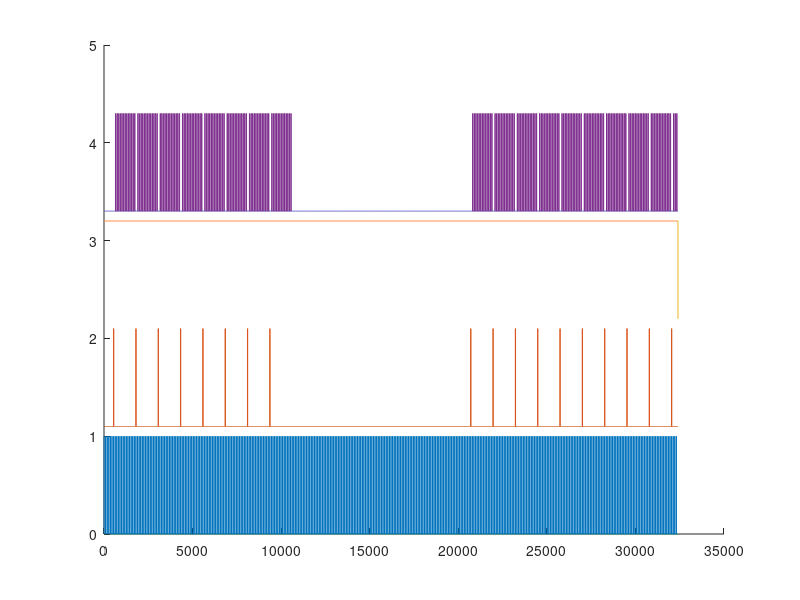

Recreate this plot in MATLAB. (Note: this script raises an error after producing the figure.)
%% Brush + visual
P = struct;
P.wisim_fps = 10;
P.duration_trial_secs = 10 * 60;
P.duration_baseline_secs = 30;
P.period_arduino_clk_secs = 5;
P.offset_visual_secs = 6;
P.n_visual = 13;
P.period_visual_secs = 5;  % number of phase steps in visual stim matlab script: 13
P.duration_visual_secs = 1;  % only controls pulse duration and not stimulus duration
P.period_whisker_secs = (P.n_visual + 1) * P.period_visual_secs;
P.duration_whisker_secs = 0.5;

P.daq_dev = 'PXI1slot4';
P.do_port = 'Port0/Line0:3';
%P.daq_dev = 'Dev4';
P.line_arduino_clk = 0;
P.line_ir_led = nan;
P.line_whisker = 1;
P.line_wisim_led = 2;
P.line_visual = 3; % --> jump wire to port0:4 for other matlab

%% Brush + spont
P = struct;
P.wisim_fps = 18;
P.duration_trial_secs = 15 * 60;
P.duration_baseline_secs = 30;
P.period_arduino_clk_secs = 5;
P.offset_visual_secs = 6;
P.n_visual = 0;
P.period_visual_secs = 5;  % number of phase steps in visual stim matlab script: 13
P.duration_visual_secs = 0;  % only controls pulse duration and not stimulus duration
P.period_whisker_secs = 60;
P.duration_whisker_secs = 0.5;

P.daq_dev = 'PXI1slot4';
P.do_port = 'Port0/Line0:3';
%P.daq_dev = 'Dev4';
P.line_arduino_clk = 0;
P.line_ir_led = nan;
P.line_whisker = 1;
P.line_wisim_led = 2;
P.line_visual = 3; % --> jump wire to port0:4 for other matlab

%%
do_table = zeros(P.wisim_fps * P.duration_trial_secs, 4);

do_table(1 : P.period_arduino_clk_secs * P.wisim_fps : end, P.line_arduino_clk + 1) = 1;

%do_table(1 : P.period_ir_led_secs      * P.wisim_fps : end, 2) = 1;

whisker_dframes = ceil(P.duration_whisker_secs * P.wisim_fps);
whisker_offsets = (P.duration_baseline_secs : P.period_whisker_secs : (P.duration_trial_secs - P.duration_whisker_secs)) * P.wisim_fps;
for i = 1:numel(whisker_offsets)
    do_table(whisker_offsets(i) : whisker_offsets(i) + whisker_dframes, P.line_whisker + 1) = 1;
end

visual_dframes = ceil(P.duration_visual_secs * P.wisim_fps);
visual_offsets = ((P.duration_baseline_secs + P.offset_visual_secs) : P.period_visual_secs : (P.duration_trial_secs - P.duration_visual_secs)) * P.wisim_fps;
for i = 1:numel(visual_offsets)
    if mod(i, P.n_visual + 1) == 0  % leave out every P.n_visual'th pulse to make space for whisker stim
        continue;
    else
        do_table(visual_offsets(i) : (visual_offsets(i) + visual_dframes), P.line_visual + 1) = 1;
    end
end
%do_table(((P.duration_baseline_secs + P.offset_visual_secs) * P.wisim_fps) : (P.period_visual_secs  * P.wisim_fps) : end, P.line_visual + 1) = 1;

do_table(:, P.line_wisim_led + 1) = 1;
do_table(end + 1,:) = 0;  % set everything to zero after end of experiment
disp(['No. of WiSIM cam frames: ' num2str(P.wisim_fps * P.duration_trial_secs)]);

%% 30 min rec: 10 min Brush + visual, then 10 min spont, then 10 min brush & visual again
P = struct;
P.wisim_fps = 10;
P.duration_trial_secs = 30 * 60;
P.duration_baseline_secs = 30;
P.period_arduino_clk_secs = 5;
P.offset_visual_secs = 6;
P.n_visual = 13;
P.period_visual_secs = 5;  % number of phase steps in visual stim matlab script: 13
P.duration_visual_secs = 1;  % only controls pulse duration and not stimulus duration
P.period_whisker_secs = (P.n_visual + 1) * P.period_visual_secs;
P.nostim_t0_t1 = P.duration_baseline_secs + [P.period_whisker_secs * 8, P.period_whisker_secs * 16];  % start and end of no-stimulus period in seconds
P.duration_whisker_secs = 0.5;

P.daq_dev = 'PXI1slot4';
P.do_port = 'Port0/Line0:3';
%P.daq_dev = 'Dev4';
P.line_arduino_clk = 0;
P.line_ir_led = nan;
P.line_whisker = 1;
P.line_wisim_led = 2;
P.line_visual = 3; % --> jump wire to port0:4 for other matlab

%% 30 min rec, 18fps, for revision 1: 10 min Brush + visual, then 10 min spont, then 10 min brush & visual again
P = struct;
P.wisim_fps = 18;
P.duration_trial_secs = 30 * 60;
P.duration_baseline_secs = 30;
P.period_arduino_clk_secs = 5;
P.offset_visual_secs = 6;
P.n_visual = 13;
P.period_visual_secs = 5;  % number of phase steps in visual stim matlab script: 13
P.duration_visual_secs = 1;  % only controls pulse duration and not stimulus duration
P.period_whisker_secs = (P.n_visual + 1) * P.period_visual_secs;
P.nostim_t0_t1 = P.duration_baseline_secs + [P.period_whisker_secs * 8, P.period_whisker_secs * 16];  % start and end of no-stimulus period in seconds
P.duration_whisker_secs = 0.5;

P.daq_dev = 'PXI1slot4';
P.do_port = 'Port0/Line0:3';
%P.daq_dev = 'Dev4';
P.line_arduino_clk = 0;
P.line_ir_led = nan;
P.line_whisker = 1;
P.line_wisim_led = 2;
P.line_visual = 3; % --> jump wire to port0:4 for other matlab

%%
do_table = zeros(P.wisim_fps * P.duration_trial_secs, 4);

do_table(1 : P.period_arduino_clk_secs * P.wisim_fps : end, P.line_arduino_clk + 1) = 1;
nostim_t0_tick = P.nostim_t0_t1(1) * P.wisim_fps;
nostim_t1_tick = P.nostim_t0_t1(2) * P.wisim_fps;

%do_table(1 : P.period_ir_led_secs      * P.wisim_fps : end, 2) = 1;

whisker_dframes = ceil(P.duration_whisker_secs * P.wisim_fps);
whisker_offsets = (P.duration_baseline_secs : P.period_whisker_secs : (P.duration_trial_secs - P.duration_whisker_secs)) * P.wisim_fps;
for i = 1:numel(whisker_offsets)
    do_table(whisker_offsets(i) : whisker_offsets(i) + whisker_dframes, P.line_whisker + 1) = 1;
end
do_table(nostim_t0_tick : nostim_t1_tick, P.line_whisker + 1) = 0;

visual_dframes = ceil(P.duration_visual_secs * P.wisim_fps);
visual_offsets = ((P.duration_baseline_secs + P.offset_visual_secs) : P.period_visual_secs : (P.duration_trial_secs - P.duration_visual_secs)) * P.wisim_fps;
for i = 1:numel(visual_offsets)
    if mod(i, P.n_visual + 1) == 0  % leave out every P.n_visual'th pulse to make space for whisker stim
        continue;
    else
        do_table(visual_offsets(i) : (visual_offsets(i) + visual_dframes), P.line_visual + 1) = 1;
    end
end
do_table(nostim_t0_tick : nostim_t1_tick,  P.line_visual + 1) = 0;
%do_table(((P.duration_baseline_secs + P.offset_visual_secs) * P.wisim_fps) : (P.period_visual_secs  * P.wisim_fps) : end, P.line_visual + 1) = 1;

do_table(:, P.line_wisim_led + 1) = 1;
do_table(end + 1,:) = 0;  % set everything to zero after end of experiment
disp(['No. of WiSIM cam frames: ' num2str(P.wisim_fps * P.duration_trial_secs)]);

%%
figure;
hold on;
for i = 1:size(do_table,2)
    stairs(do_table(:,i) + (i-1) * 1.1);
end
hold off;

%%
co_sess = daq.createSession('ni');
%addDigitalChannel(co_sess, 'PXI1co_sesslot5', , 'OutputOnly');
co_ch = addCounterOutputChannel(co_sess, P.daq_dev, 0, 'PulseGeneration');
co_ch.Frequency = P.wisim_fps;
co_ch.Terminal
co_sess.IsContinuous = false;
co_sess.DurationInSeconds = P.duration_trial_secs + 2/P.wisim_fps;

%
do_sess = daq.createSession('ni');
do_ch = addDigitalChannel(do_sess, P.daq_dev, P.do_port, 'OutputOnly');
do_sess.IsContinuous = 0;
addClockConnection(do_sess, 'External', [P.daq_dev '/' co_ch.Terminal], 'ScanClock');

%% START
co_sess.stop()
do_sess.stop()
queueOutputData(do_sess, do_table);
save(['pulse_config_' datestr(clock,'YYYY-mm-dd_HHMMSS') '.mat'], 'P', 'do_table');
disp(['Experiment start: ' datestr(clock,'YYYY-mm-dd_HHMMSS')]);
do_sess.startBackground();
co_sess.startBackground();

%%
do_sess.IsDone
co_sess.IsDone

%%
co_sess.stop()
do_sess.stop()
outputSingleScan(do_sess, [0 0 0 0]);

%% Move brush in
outputSingleScan(do_sess, [0 1 0 0]);

%% Move brush out
pause(5);
outputSingleScan(do_sess, [0 0 0 0]);

%% Blink IR LED
outputSingleScan(do_sess, [1 0 0 0]);
outputSingleScan(do_sess, [0 0 0 0]);

%% Visual stim
outputSingleScan(do_sess, [0 0 0 1]);
pause(0.3);
outputSingleScan(do_sess, [0 0 0 0]);

%% Blink wisim excitation LED
outputSingleScan(do_sess, [0 0 1 0]);
pause(0.3);

%% Visual stim
outputSingleScan(do_sess, [0 0 0 1]);
pause(0.1);
outputSingleScan(do_sess, [0 0 0 0]);





%% For verification experiments: brush + led + air puff
P = struct;
P.wisim_fps = 141.5;
P.duration_trial_secs = 10 * 60;
P.duration_baseline_secs = 30;
P.period_arduino_clk_secs = 5;

% P.offset_visual_secs = 6;
% P.n_visual = 0;
% P.period_visual_secs = 5;  % number of phase steps in visual stim matlab script: 13
% P.duration_visual_secs = 0;  % only controls pulse duration and not stimulus duration

P.period_whisker_secs = 60;
P.duration_whisker_secs = 0.5;

P.period_airpuff_secs = 60;
P.offset_airpuff_secs = 30;

P.daq_dev = 'PXI1slot4';
P.do_port = 'Port0/Line4:6'; % 4 = airpuff, 5 = whisker stim
%P.daq_dev = 'Dev4';

% these are 0-based indices into the lines in P.do_port
P.line_arduino_clk = 2;  % this goes to wisim_clk input on arduino and causes LED to blink
P.line_ir_led = nan;  % not using this anymore
P.line_whisker = 1;
P.line_wisim_led = nan;
P.line_airpuff = 0;
%P.line_visual = 5; % --> jump wire to port0:4 for other matlab

%%
do_table = zeros(P.wisim_fps * P.duration_trial_secs, 3);

do_table(1 : P.period_arduino_clk_secs * P.wisim_fps : end, P.line_arduino_clk + 1) = 1;

%do_table(1 : P.period_ir_led_secs      * P.wisim_fps : end, 2) = 1;

whisker_dframes = ceil(P.duration_whisker_secs * P.wisim_fps);
whisker_offsets = (P.duration_baseline_secs : P.period_whisker_secs : (P.duration_trial_secs - P.duration_whisker_secs)) * P.wisim_fps;
for i = 1:numel(whisker_offsets)
    do_table(whisker_offsets(i) : whisker_offsets(i) + whisker_dframes, P.line_whisker + 1) = 1;
end

airpuff_dframes = 1;
airpuff_offsets = (P.duration_baseline_secs + P.offset_airpuff_secs : P.period_airpuff_secs : (P.duration_trial_secs)) * P.wisim_fps;
for i = 1:numel(airpuff_offsets)
    do_table(airpuff_offsets(i) : airpuff_offsets(i) + whisker_dframes, P.line_airpuff + 1) = 1;
end
%do_table(((P.duration_baseline_secs + P.offset_visual_secs) * P.wisim_fps) : (P.period_visual_secs  * P.wisim_fps) : end, P.line_visual + 1) = 1;

%do_table(:, P.line_wisim_led + 1) = 1;
do_table(end + 1,:) = 0;  % set everything to zero after end of experiment
disp(['No. of WiSIM cam frames: ' num2str(P.wisim_fps * P.duration_trial_secs)]);

%% Verification: Clock from counter in 
do_sess = daq.createSession('ni');
do_ch = addDigitalChannel(do_sess, P.daq_dev, P.do_port, 'OutputOnly')
do_sess.IsContinuous = 1;
do_sess.Rate = P.wisim_fps;
do_sess.ExternalTriggerTimeout = 100;
%addClockConnection(do_sess, 'External', [P.daq_dev '/PFI7'], 'ScanClock')
%do_sess.addTriggerConnection('External', [P.daq_dev '/PFI7'], 'StartTrigger')

%% Verification: START
%co_sess.stop()
do_sess.stop()
queueOutputData(do_sess, do_table);
save(['pulse_config_' datestr(clock,'YYYY-mm-dd_HHMMSS') '.mat'], 'P', 'do_table');
disp(['Experiment start: ' datestr(clock,'YYYY-mm-dd_HHMMSS')]);
do_sess.startBackground();
%co_sess.startBackground();

%% Verification: airpuff
% P.line_arduino_clk = 2;  % this goes to wisim_clk input on arduino and causes LED to blink
% P.line_whisker = 1;
% P.line_airpuff = 0;
outputSingleScan(do_sess, [1 0 0]);
pause(1);
outputSingleScan(do_sess, [0 0 0]);

%% Verification: whisker
% P.line_arduino_clk = 2;  % this goes to wisim_clk input on arduino and causes LED to blink
% P.line_whisker = 1;
% P.line_airpuff = 0;
outputSingleScan(do_sess, [0 1 0]);
pause(0.3);
outputSingleScan(do_sess, [0 0 0]);

%% Verification: clk = ir led
% P.line_arduino_clk = 2;  % this goes to wisim_clk input on arduino and causes LED to blink
% P.line_whisker = 1;
% P.line_airpuff = 0;
outputSingleScan(do_sess, [0 0 1]);
pause(0.3);
outputSingleScan(do_sess, [0 0 0]);

%%
co_sess.stop()
do_sess.stop()
outputSingleScan(do_sess, [0 0 0]);

%%
outputSingleScan(do_sess, [0 0 0 0]);
